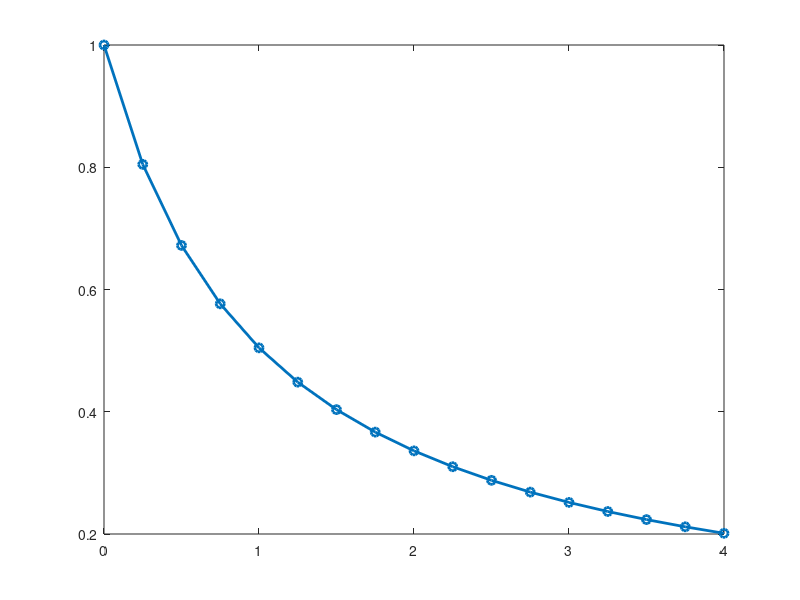

MATLAB code for this plot: (Note: this script raises an error after producing the figure.)
clear all; clc;

f = @(t, y) -y^2;
y0 = 1;
t0 = 0;
dt = 0.25;
t_target = 4;

n = (t_target - t0)/dt;
t = zeros(n+1, 1);
y = zeros(n+1, 1);
t(1) = t0;
y(1) = y0;

for i = 1:n
    y_aksen(i) = f(t(i), y(i));
    y(i+1) = y(i) + y_aksen(i) * dt;
    t(i+1) = t(i) + dt;
    y_aksen(i+1) = f(t(i+1), y(i+1));
    y_bar_aksen = 0.5 * (y_aksen(i) + y_aksen(i+1));
    y_prediksi_tampil = y(i+1);
    y(i+1) = y(i) + y_bar_aksen * dt;
end

fprintf("--------------------------\n")
fprintf("Iterasi\t t\t\t y (heun)\n")
fprintf("--------------------------\n")
for i = 1:length(t)
    fprintf("%d\t\t %.3f\t %.5f\n", i-1, t(i), y(i));
end
fprintf("--------------------------\n")
fprintf("Hasil dari metode Heun adalah: %.5f\n", y(end));

figure;
plot(t, y, '-o', 'LineWidth', 2, 'MarkerSize', 6);
title(["Grafik Metode Heun dy/dt = -y^2"], ["Feby Syarief A-0087-Ose C"]); 
xlabel("t");
ylabel("y");
grid on;
